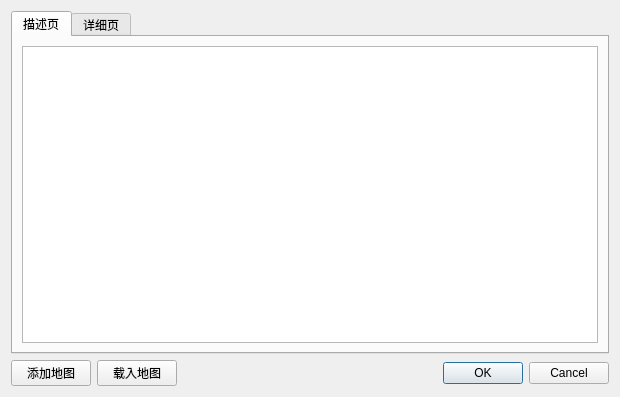
<?xml version="1.0" encoding="UTF-8"?>
<ui version="4.0">
 <class>MapManagerDialog</class>
 <widget class="QDialog" name="MapManagerDialog">
  <property name="geometry">
   <rect>
    <x>0</x>
    <y>0</y>
    <width>620</width>
    <height>397</height>
   </rect>
  </property>
  <property name="windowTitle">
   <string>Dialog</string>
  </property>
  <layout class="QGridLayout" name="gridLayout_2">
   <item row="0" column="0" colspan="3">
    <widget class="QTabWidget" name="tabWidget">
     <property name="currentIndex">
      <number>0</number>
     </property>
     <widget class="QWidget" name="tab_3">
      <attribute name="title">
       <string>描述页</string>
      </attribute>
      <layout class="QGridLayout" name="gridLayout">
       <item row="0" column="0">
        <widget class="QTableView" name="tableView">
         <property name="editTriggers">
          <set>QAbstractItemView::AnyKeyPressed|QAbstractItemView::DoubleClicked|QAbstractItemView::EditKeyPressed|QAbstractItemView::SelectedClicked</set>
         </property>
         <property name="dragDropMode">
          <enum>QAbstractItemView::NoDragDrop</enum>
         </property>
         <property name="selectionBehavior">
          <enum>QAbstractItemView::SelectRows</enum>
         </property>
        </widget>
       </item>
      </layout>
     </widget>
     <widget class="QWidget" name="tab_4">
      <attribute name="title">
       <string>详细页</string>
      </attribute>
      <layout class="QGridLayout" name="gridLayout_3">
       <item row="0" column="0">
        <widget class="QTreeView" name="treeView"/>
       </item>
      </layout>
     </widget>
    </widget>
   </item>
   <item row="1" column="0">
    <widget class="QPushButton" name="pButton_AddMap">
     <property name="text">
      <string>添加地图</string>
     </property>
    </widget>
   </item>
   <item row="1" column="1">
    <widget class="QPushButton" name="pButton_LoadMap">
     <property name="text">
      <string>载入地图</string>
     </property>
    </widget>
   </item>
   <item row="1" column="2">
    <widget class="QDialogButtonBox" name="buttonBox">
     <property name="orientation">
      <enum>Qt::Horizontal</enum>
     </property>
     <property name="standardButtons">
      <set>QDialogButtonBox::Cancel|QDialogButtonBox::Ok</set>
     </property>
    </widget>
   </item>
  </layout>
 </widget>
 <resources/>
 <connections>
  <connection>
   <sender>buttonBox</sender>
   <signal>accepted()</signal>
   <receiver>MapManagerDialog</receiver>
   <slot>accept()</slot>
   <hints>
    <hint type="sourcelabel">
     <x>248</x>
     <y>254</y>
    </hint>
    <hint type="destinationlabel">
     <x>157</x>
     <y>274</y>
    </hint>
   </hints>
  </connection>
  <connection>
   <sender>buttonBox</sender>
   <signal>rejected()</signal>
   <receiver>MapManagerDialog</receiver>
   <slot>reject()</slot>
   <hints>
    <hint type="sourcelabel">
     <x>316</x>
     <y>260</y>
    </hint>
    <hint type="destinationlabel">
     <x>286</x>
     <y>274</y>
    </hint>
   </hints>
  </connection>
 </connections>
</ui>
